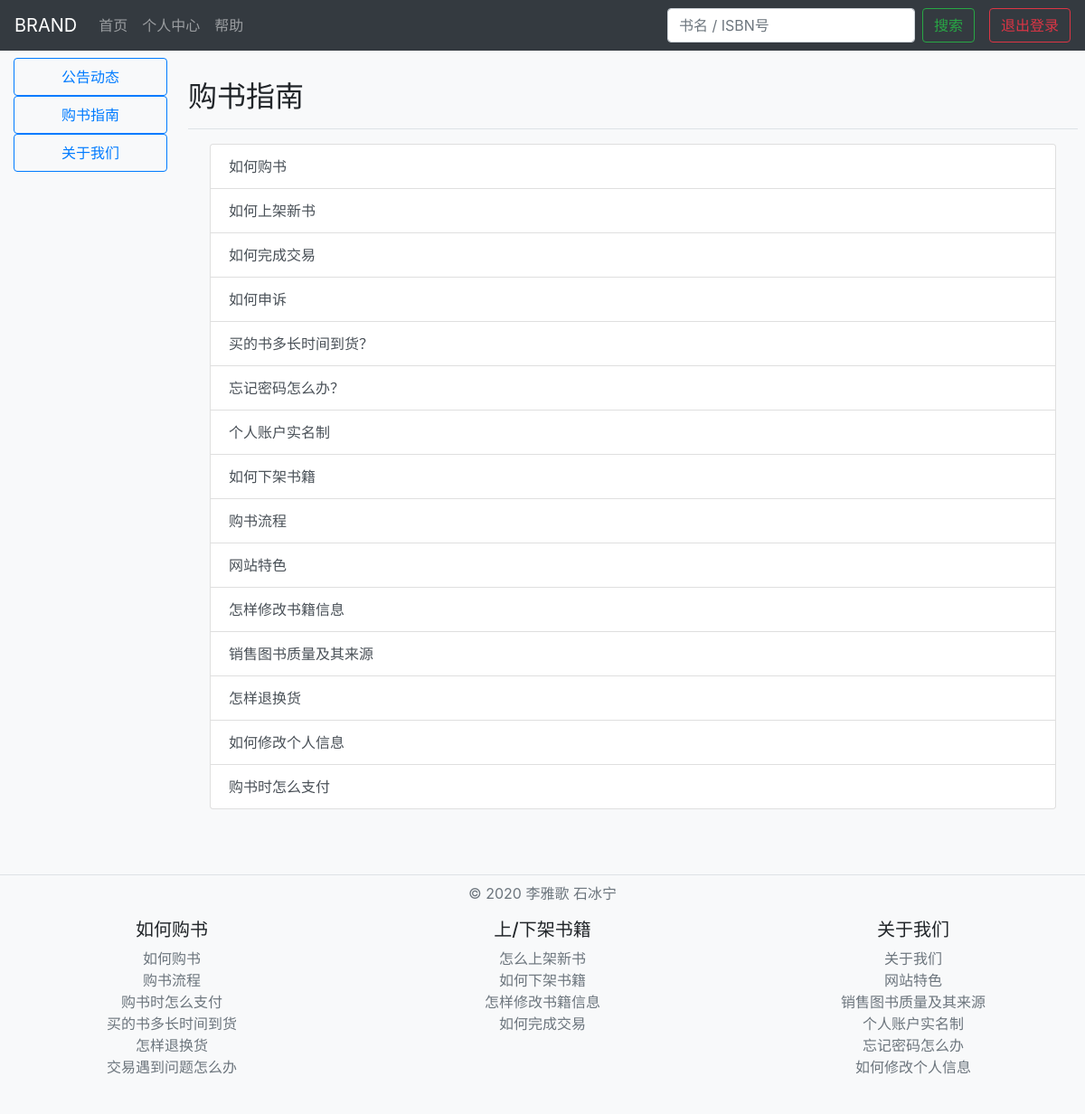
The app's page /help/guide/ (signed in) with its own data.
### help/models.py (models this page shows)
class Article(models.Model):
    title = models.CharField(max_length=255)
    content = models.TextField()

### help/views.py (the view)
# urls.py: path('guide/', GuideView.as_view(), name='guide'),
class GuideView(TemplateView):
    template_name = "help_guide.html"
    def get_context_data(self, **kwargs):
        context = super().get_context_data(**kwargs)
        context["articles"] = Article.objects.filter(pk__gt=1)
        return context

### help/templates/help_guide.html (shortened to what this page needs)
{% extends 'help_notice.html' %}
{% block mainbody %}
<main role="main" class="col-md-10 ml-sm-auto px-2">
  <h2 class="border-bottom mt-4 pb-3">购书指南</h2>
  <div class="list-group mx-4 mt-3 mb-5">
    {% for article in articles %}
    <a class="text-word-wrap list-group-item list-group-item-action" href="{% url 'article' article.pk %}">{{ article.title }}</a>
    {% empty %}
    <p class="alert alert-warning text-center my-3">暂无文章</p>
    {% endfor %}
  </div>
</main>
{% endblock %}

### homepage/templates/homepage.html (style rules this page uses)
.text-word-wrap { word-wrap: break-word; word-break: break-all; overflow: hidden; }

### records on screen
Article: title "如何购书"
Article: title "如何上架新书"
Article: title "如何完成交易"
Article: title "如何申诉"
Article: title "买的书多长时间到货？"
Article: title "忘记密码怎么办？"
Article: title "个人账户实名制"
Article: title "如何下架书籍"
Article: title "购书流程"
Article: title "网站特色"
Article: title "怎样修改书籍信息"
Article: title "销售图书质量及其来源"
Article: title "怎样退换货"
Article: title "如何修改个人信息"
Article: title "购书时怎么支付"
